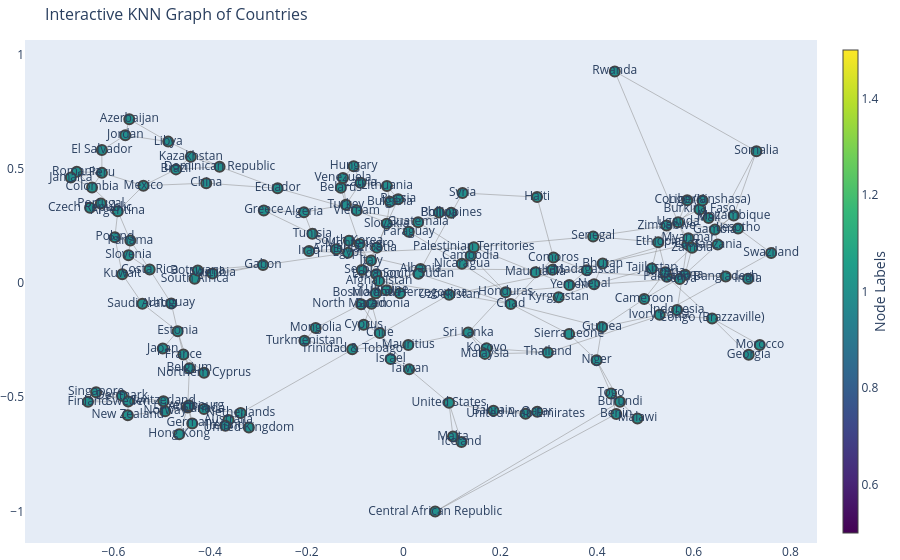

Here is the notebook cell this chart was saved with:
### Code cell
# Construct the graph
A = construct_knn_graph(data, k=3)

# Visualize the graph of countries 
countries = wh.iloc[:,1].values
labels = dict(zip(range(data.shape[0]), countries))
G_nx = nx.from_scipy_sparse_array(A)
G_nx.remove_edges_from(nx.selfloop_edges(G_nx)) # Remove self-loops
interactive_vis_graph(G_nx, countries, np.ones(data.shape[0]))
print_neighboring_countries(G_nx, countries, 'Finland')
print_neighboring_countries(G_nx, countries, 'Thailand')
print_neighboring_countries(G_nx, countries, 'Singapore')

### Figure 1 — Plotly figure (JSON) as saved in the notebook; plotly's stock layout.template omitted (floating-point values rounded to 4 significant figures; data arrays with more than 128 entries replaced by an {"elided": "..."} marker saying what was removed)
{"data": [{"hoverinfo": "none", "line": {"color": "#888", "width": 0.5}, "mode": "lines", "type": "scatter", "x": {"elided": "708 float values"}, "y": {"elided": "708 float values"}}, {"hoverinfo": "text", "marker": {"color": {"elided": "156 int values"}, "colorbar": {"thickness": 15, "title": {"side": "right", "text": "Node Labels"}, "xanchor": "left"}, "colorscale": [[0, "#440154"], [0.1111, "#482878"], [0.2222, "#3e4989"], [0.3333, "#31688e"], [0.4444, "#26828e"], [0.5556, "#1f9e89"], [0.6667, "#35b779"], [0.7778, "#6ece58"], [0.8889, "#b5de2b"], [1, "#fde725"]], "line": {"width": 2}, "showscale": true, "size": 10}, "mode": "markers+text", "text": {"elided": "156 str values"}, "type": "scatter", "x": {"elided": "156 float values"}, "y": {"elided": "156 float values"}}], "layout": {"annotations": [{"showarrow": false, "text": "", "xref": "paper", "yref": "paper"}], "autosize": true, "hovermode": "closest", "margin": {"b": 0, "l": 0, "r": 0, "t": 40}, "showlegend": false, "title": {"font": {"size": 16}, "text": "Interactive KNN Graph of Countries"}, "xaxis": {"autorange": true, "range": [-0.7798, 0.8519], "showgrid": false, "type": "linear", "zeroline": false}, "yaxis": {"autorange": true, "range": [-1.158, 1.084], "showgrid": false, "type": "linear", "zeroline": false}}}
